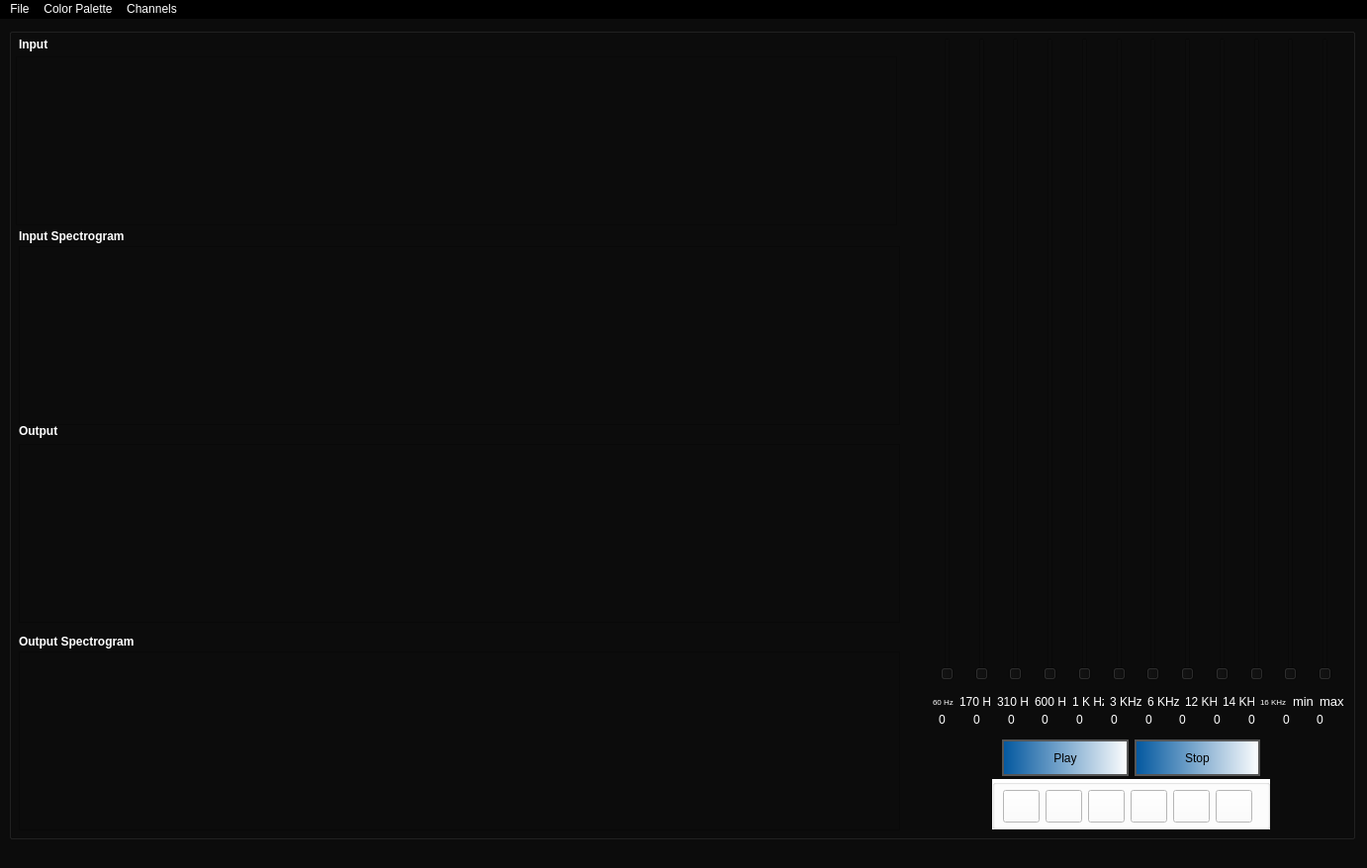
<?xml version="1.0" encoding="UTF-8"?>
<ui version="4.0">
 <class>MainWindow</class>
 <widget class="QMainWindow" name="MainWindow">
  <property name="geometry">
   <rect>
    <x>0</x>
    <y>0</y>
    <width>1382</width>
    <height>878</height>
   </rect>
  </property>
  <property name="mouseTracking">
   <bool>true</bool>
  </property>
  <property name="windowTitle">
   <string>Equalizer</string>
  </property>
  <property name="accessibleName">
   <string/>
  </property>
  <property name="autoFillBackground">
   <bool>false</bool>
  </property>
  <property name="styleSheet">
   <string notr="true">background-color: rgb(12, 12, 12);
color: rgb(255, 255, 255);
</string>
  </property>
  <property name="unifiedTitleAndToolBarOnMac">
   <bool>false</bool>
  </property>
  <widget class="QWidget" name="centralwidget">
   <widget class="QGroupBox" name="Main">
    <property name="enabled">
     <bool>true</bool>
    </property>
    <property name="geometry">
     <rect>
      <x>9</x>
      <y>9</y>
      <width>1361</width>
      <height>821</height>
     </rect>
    </property>
    <property name="sizePolicy">
     <sizepolicy hsizetype="Expanding" vsizetype="Expanding">
      <horstretch>100</horstretch>
      <verstretch>100</verstretch>
     </sizepolicy>
    </property>
    <property name="minimumSize">
     <size>
      <width>1344</width>
      <height>759</height>
     </size>
    </property>
    <property name="baseSize">
     <size>
      <width>0</width>
      <height>0</height>
     </size>
    </property>
    <widget class="QGroupBox" name="groupBox">
     <property name="geometry">
      <rect>
       <x>994</x>
       <y>760</y>
       <width>281</width>
       <height>51</height>
      </rect>
     </property>
     <property name="styleSheet">
      <string notr="true"> QGroupBox {
    background-color: white;
}</string>
     </property>
     <property name="title">
      <string/>
     </property>
     <widget class="QPushButton" name="right_button">
      <property name="geometry">
       <rect>
        <x>140</x>
        <y>11</y>
        <width>37</width>
        <height>33</height>
       </rect>
      </property>
      <property name="styleSheet">
       <string notr="true">QPushButton { background-color: white; }</string>
      </property>
      <property name="text">
       <string/>
      </property>
      <property name="icon">
       <iconset resource="../../Task1/Signal_Viewer/img.qrc">
        <normaloff>:/img/Rarrw.png</normaloff>:/img/Rarrw.png</iconset>
      </property>
      <property name="iconSize">
       <size>
        <width>25</width>
        <height>25</height>
       </size>
      </property>
      <property name="shortcut">
       <string>Right</string>
      </property>
     </widget>
     <widget class="QPushButton" name="left_button">
      <property name="geometry">
       <rect>
        <x>97</x>
        <y>11</y>
        <width>37</width>
        <height>33</height>
       </rect>
      </property>
      <property name="styleSheet">
       <string notr="true">QPushButton { background-color: white; }</string>
      </property>
      <property name="text">
       <string/>
      </property>
      <property name="icon">
       <iconset resource="../../Task1/Signal_Viewer/img.qrc">
        <normaloff>:/img/larrw.png</normaloff>:/img/larrw.png</iconset>
      </property>
      <property name="iconSize">
       <size>
        <width>25</width>
        <height>25</height>
       </size>
      </property>
      <property name="shortcut">
       <string>Left</string>
      </property>
     </widget>
     <widget class="QPushButton" name="up_button">
      <property name="geometry">
       <rect>
        <x>11</x>
        <y>11</y>
        <width>37</width>
        <height>33</height>
       </rect>
      </property>
      <property name="styleSheet">
       <string notr="true">QPushButton { background-color: white; }</string>
      </property>
      <property name="text">
       <string/>
      </property>
      <property name="icon">
       <iconset resource="../../Task1/Signal_Viewer/img.qrc">
        <normaloff>:/img/uparrw-Copy.png</normaloff>:/img/uparrw-Copy.png</iconset>
      </property>
      <property name="iconSize">
       <size>
        <width>25</width>
        <height>25</height>
       </size>
      </property>
      <property name="shortcut">
       <string>Up</string>
      </property>
     </widget>
     <widget class="QPushButton" name="down_button">
      <property name="geometry">
       <rect>
        <x>54</x>
        <y>11</y>
        <width>37</width>
        <height>33</height>
       </rect>
      </property>
      <property name="styleSheet">
       <string notr="true">QPushButton { background-color: white; }</string>
      </property>
      <property name="text">
       <string/>
      </property>
      <property name="icon">
       <iconset resource="../../Task1/Signal_Viewer/img.qrc">
        <normaloff>:/img/dwnarrw.png</normaloff>:/img/dwnarrw.png</iconset>
      </property>
      <property name="iconSize">
       <size>
        <width>25</width>
        <height>25</height>
       </size>
      </property>
      <property name="shortcut">
       <string>Down</string>
      </property>
     </widget>
     <widget class="QPushButton" name="zoom_out">
      <property name="geometry">
       <rect>
        <x>183</x>
        <y>11</y>
        <width>37</width>
        <height>33</height>
       </rect>
      </property>
      <property name="styleSheet">
       <string notr="true">QPushButton { background-color: white; }</string>
      </property>
      <property name="text">
       <string/>
      </property>
      <property name="icon">
       <iconset resource="../../Task1/Signal_Viewer/img.qrc">
        <normaloff>:/img/zoomout.JPG</normaloff>:/img/zoomout.JPG</iconset>
      </property>
      <property name="iconSize">
       <size>
        <width>25</width>
        <height>25</height>
       </size>
      </property>
      <property name="shortcut">
       <string>Ctrl+O</string>
      </property>
     </widget>
     <widget class="QPushButton" name="zoom_in">
      <property name="geometry">
       <rect>
        <x>226</x>
        <y>11</y>
        <width>37</width>
        <height>33</height>
       </rect>
      </property>
      <property name="styleSheet">
       <string notr="true">QPushButton { background-color: white; }</string>
      </property>
      <property name="text">
       <string/>
      </property>
      <property name="icon">
       <iconset resource="../../Task1/Signal_Viewer/img.qrc">
        <normaloff>:/img/zoomin.JPG</normaloff>:/img/zoomin.JPG</iconset>
      </property>
      <property name="iconSize">
       <size>
        <width>25</width>
        <height>25</height>
       </size>
      </property>
      <property name="shortcut">
       <string>Ctrl+I</string>
      </property>
     </widget>
    </widget>
    <widget class="QLabel" name="InputLabel">
     <property name="geometry">
      <rect>
       <x>10</x>
       <y>10</y>
       <width>30</width>
       <height>20</height>
      </rect>
     </property>
     <property name="text">
      <string>&lt;html&gt;&lt;head/&gt;&lt;body&gt;&lt;p&gt;&lt;span style=&quot; font-weight:700;&quot;&gt;Input &lt;br/&gt;&lt;/span&gt;&lt;/p&gt;&lt;/body&gt;&lt;/html&gt;</string>
     </property>
    </widget>
    <widget class="QLabel" name="OutputLabel">
     <property name="geometry">
      <rect>
       <x>10</x>
       <y>400</y>
       <width>40</width>
       <height>16</height>
      </rect>
     </property>
     <property name="text">
      <string>&lt;html&gt;&lt;head/&gt;&lt;body&gt;&lt;p&gt;&lt;span style=&quot; font-weight:700;&quot;&gt;Output&lt;/span&gt;&lt;/p&gt;&lt;/body&gt;&lt;/html&gt;</string>
     </property>
    </widget>
    <widget class="QLabel" name="InputSpecLabel">
     <property name="geometry">
      <rect>
       <x>10</x>
       <y>201</y>
       <width>111</width>
       <height>21</height>
      </rect>
     </property>
     <property name="text">
      <string>&lt;html&gt;&lt;head/&gt;&lt;body&gt;&lt;p&gt;&lt;span style=&quot; font-weight:700;&quot;&gt;Input Spectrogram&lt;/span&gt;&lt;/p&gt;&lt;/body&gt;&lt;/html&gt;</string>
     </property>
    </widget>
    <widget class="QLabel" name="OutputSpecLabel">
     <property name="geometry">
      <rect>
       <x>10</x>
       <y>611</y>
       <width>121</width>
       <height>21</height>
      </rect>
     </property>
     <property name="text">
      <string>&lt;html&gt;&lt;head/&gt;&lt;body&gt;&lt;p&gt;&lt;span style=&quot; font-weight:700;&quot;&gt;Output Spectrogram&lt;/span&gt;&lt;/p&gt;&lt;/body&gt;&lt;/html&gt;</string>
     </property>
    </widget>
    <widget class="PlotWidget" name="InputSignal">
     <property name="geometry">
      <rect>
       <x>7</x>
       <y>29</y>
       <width>891</width>
       <height>171</height>
      </rect>
     </property>
     <property name="sizePolicy">
      <sizepolicy hsizetype="Preferred" vsizetype="Preferred">
       <horstretch>0</horstretch>
       <verstretch>0</verstretch>
      </sizepolicy>
     </property>
    </widget>
    <widget class="PlotWidget" name="OutputSpectro">
     <property name="geometry">
      <rect>
       <x>10</x>
       <y>631</y>
       <width>891</width>
       <height>181</height>
      </rect>
     </property>
     <property name="sizePolicy">
      <sizepolicy hsizetype="Preferred" vsizetype="Preferred">
       <horstretch>0</horstretch>
       <verstretch>0</verstretch>
      </sizepolicy>
     </property>
    </widget>
    <widget class="PlotWidget" name="OutputSignal">
     <property name="geometry">
      <rect>
       <x>10</x>
       <y>421</y>
       <width>891</width>
       <height>181</height>
      </rect>
     </property>
     <property name="sizePolicy">
      <sizepolicy hsizetype="Preferred" vsizetype="Preferred">
       <horstretch>0</horstretch>
       <verstretch>0</verstretch>
      </sizepolicy>
     </property>
    </widget>
    <widget class="PlotWidget" name="InputSpectro">
     <property name="geometry">
      <rect>
       <x>10</x>
       <y>221</y>
       <width>891</width>
       <height>181</height>
      </rect>
     </property>
     <property name="sizePolicy">
      <sizepolicy hsizetype="Preferred" vsizetype="Preferred">
       <horstretch>0</horstretch>
       <verstretch>0</verstretch>
      </sizepolicy>
     </property>
     <property name="styleSheet">
      <string notr="true"/>
     </property>
     <property name="backgroundBrush">
      <brush brushstyle="NoBrush">
       <color alpha="0">
        <red>0</red>
        <green>0</green>
        <blue>0</blue>
       </color>
      </brush>
     </property>
    </widget>
    <widget class="QWidget" name="layoutWidget">
     <property name="geometry">
      <rect>
       <x>940</x>
       <y>690</y>
       <width>411</width>
       <height>20</height>
      </rect>
     </property>
     <layout class="QHBoxLayout" name="horizontalLayout">
      <item>
       <widget class="QLabel" name="Gain1Label">
        <property name="text">
         <string>0</string>
        </property>
       </widget>
      </item>
      <item>
       <widget class="QLabel" name="Gain2Label">
        <property name="text">
         <string>0</string>
        </property>
       </widget>
      </item>
      <item>
       <widget class="QLabel" name="Gain3Label">
        <property name="text">
         <string>0</string>
        </property>
       </widget>
      </item>
      <item>
       <widget class="QLabel" name="Gain4Label">
        <property name="text">
         <string>0</string>
        </property>
       </widget>
      </item>
      <item>
       <widget class="QLabel" name="Gain5Label">
        <property name="text">
         <string>0</string>
        </property>
       </widget>
      </item>
      <item>
       <widget class="QLabel" name="Gain6Label">
        <property name="text">
         <string>0</string>
        </property>
       </widget>
      </item>
      <item>
       <widget class="QLabel" name="Gain7Label">
        <property name="text">
         <string>0</string>
        </property>
       </widget>
      </item>
      <item>
       <widget class="QLabel" name="Gain8Label">
        <property name="text">
         <string>0</string>
        </property>
       </widget>
      </item>
      <item>
       <widget class="QLabel" name="Gain9Label">
        <property name="text">
         <string>0</string>
        </property>
       </widget>
      </item>
      <item>
       <widget class="QLabel" name="Gain10Label">
        <property name="text">
         <string>0</string>
        </property>
       </widget>
      </item>
      <item>
       <widget class="QLabel" name="GainMinLabel">
        <property name="text">
         <string>0</string>
        </property>
       </widget>
      </item>
      <item>
       <widget class="QLabel" name="GainMaxLabel">
        <property name="text">
         <string>0</string>
        </property>
       </widget>
      </item>
     </layout>
    </widget>
    <widget class="QWidget" name="layoutWidget">
     <property name="geometry">
      <rect>
       <x>934</x>
       <y>670</y>
       <width>416</width>
       <height>23</height>
      </rect>
     </property>
     <layout class="QHBoxLayout" name="horizontalLayout_2">
      <item>
       <widget class="QLabel" name="Slider1Label">
        <property name="font">
         <font>
          <family>MS Shell Dlg 2</family>
          <pointsize>6</pointsize>
          <italic>false</italic>
          <bold>false</bold>
         </font>
        </property>
        <property name="styleSheet">
         <string notr="true">
font: 6pt &quot;MS Shell Dlg 2&quot;;</string>
        </property>
        <property name="text">
         <string>60 Hz</string>
        </property>
       </widget>
      </item>
      <item>
       <widget class="QLabel" name="Slider2Label">
        <property name="styleSheet">
         <string notr="true">font: 6pt &quot;MS Shell Dlg 2&quot;;</string>
        </property>
        <property name="text">
         <string>170 Hz</string>
        </property>
       </widget>
      </item>
      <item>
       <widget class="QLabel" name="Slider3Label">
        <property name="styleSheet">
         <string notr="true">font: 6pt &quot;MS Shell Dlg 2&quot;;
color: rgb(255, 255, 255);</string>
        </property>
        <property name="text">
         <string>310 Hz</string>
        </property>
       </widget>
      </item>
      <item>
       <widget class="QLabel" name="Slider4Label">
        <property name="styleSheet">
         <string notr="true">font: 6pt &quot;MS Shell Dlg 2&quot;;</string>
        </property>
        <property name="text">
         <string>600 Hz</string>
        </property>
       </widget>
      </item>
      <item>
       <widget class="QLabel" name="Slider5Label">
        <property name="styleSheet">
         <string notr="true">font: 6pt &quot;MS Shell Dlg 2&quot;;</string>
        </property>
        <property name="text">
         <string>1 K Hz</string>
        </property>
       </widget>
      </item>
      <item>
       <widget class="QLabel" name="Slider6Label">
        <property name="styleSheet">
         <string notr="true">font: 6pt &quot;MS Shell Dlg 2&quot;;</string>
        </property>
        <property name="text">
         <string>3 KHz</string>
        </property>
       </widget>
      </item>
      <item>
       <widget class="QLabel" name="Slider7Label">
        <property name="styleSheet">
         <string notr="true">font: 6pt &quot;MS Shell Dlg 2&quot;;</string>
        </property>
        <property name="text">
         <string>6 KHz</string>
        </property>
       </widget>
      </item>
      <item>
       <widget class="QLabel" name="Slider8Label">
        <property name="styleSheet">
         <string notr="true">font: 6pt &quot;MS Shell Dlg 2&quot;;</string>
        </property>
        <property name="text">
         <string>12 KHz</string>
        </property>
       </widget>
      </item>
      <item>
       <widget class="QLabel" name="Slider9Label">
        <property name="styleSheet">
         <string notr="true">font: 6pt &quot;MS Shell Dlg 2&quot;;</string>
        </property>
        <property name="text">
         <string>14 KHz</string>
        </property>
       </widget>
      </item>
      <item>
       <widget class="QLabel" name="Slider10Label">
        <property name="font">
         <font>
          <family>MS Shell Dlg 2</family>
          <pointsize>6</pointsize>
          <italic>false</italic>
          <bold>false</bold>
         </font>
        </property>
        <property name="styleSheet">
         <string notr="true">font: 6pt &quot;MS Shell Dlg 2&quot;;</string>
        </property>
        <property name="text">
         <string>16 KHz</string>
        </property>
       </widget>
      </item>
      <item>
       <widget class="QLabel" name="SliderMinLabel">
        <property name="font">
         <font>
          <family>MS Shell Dlg 2</family>
          <pointsize>10</pointsize>
          <italic>false</italic>
          <bold>false</bold>
         </font>
        </property>
        <property name="styleSheet">
         <string notr="true">font: 10pt &quot;MS Shell Dlg 2&quot;;</string>
        </property>
        <property name="text">
         <string>min</string>
        </property>
       </widget>
      </item>
      <item>
       <widget class="QLabel" name="SliderMaxLabel">
        <property name="font">
         <font>
          <family>MS Shell Dlg 2</family>
          <pointsize>10</pointsize>
          <italic>false</italic>
          <bold>false</bold>
         </font>
        </property>
        <property name="styleSheet">
         <string notr="true">font: 10pt &quot;MS Shell Dlg 2&quot;;</string>
        </property>
        <property name="text">
         <string>max</string>
        </property>
       </widget>
      </item>
     </layout>
    </widget>
    <widget class="QWidget" name="layoutWidget">
     <property name="geometry">
      <rect>
       <x>934</x>
       <y>10</y>
       <width>411</width>
       <height>651</height>
      </rect>
     </property>
     <layout class="QHBoxLayout" name="horizontalLayout_3">
      <item>
       <widget class="QSlider" name="Slider_1">
        <property name="sizePolicy">
         <sizepolicy hsizetype="Preferred" vsizetype="Preferred">
          <horstretch>0</horstretch>
          <verstretch>0</verstretch>
         </sizepolicy>
        </property>
        <property name="maximum">
         <number>5</number>
        </property>
        <property name="singleStep">
         <number>1</number>
        </property>
        <property name="value">
         <number>0</number>
        </property>
        <property name="orientation">
         <enum>Qt::Vertical</enum>
        </property>
       </widget>
      </item>
      <item>
       <widget class="QSlider" name="Slider_2">
        <property name="sizePolicy">
         <sizepolicy hsizetype="Preferred" vsizetype="Preferred">
          <horstretch>0</horstretch>
          <verstretch>0</verstretch>
         </sizepolicy>
        </property>
        <property name="maximum">
         <number>5</number>
        </property>
        <property name="value">
         <number>0</number>
        </property>
        <property name="sliderPosition">
         <number>0</number>
        </property>
        <property name="orientation">
         <enum>Qt::Vertical</enum>
        </property>
       </widget>
      </item>
      <item>
       <widget class="QSlider" name="Slider_3">
        <property name="sizePolicy">
         <sizepolicy hsizetype="Preferred" vsizetype="Preferred">
          <horstretch>0</horstretch>
          <verstretch>0</verstretch>
         </sizepolicy>
        </property>
        <property name="styleSheet">
         <string notr="true">color: qlineargradient(spread:pad, x1:0, y1:0, x2:1, y2:0, stop:0 rgba(0, 86, 158, 255), stop:1 rgba(255, 255, 255, 255));</string>
        </property>
        <property name="maximum">
         <number>5</number>
        </property>
        <property name="value">
         <number>0</number>
        </property>
        <property name="orientation">
         <enum>Qt::Vertical</enum>
        </property>
       </widget>
      </item>
      <item>
       <widget class="QSlider" name="Slider_4">
        <property name="sizePolicy">
         <sizepolicy hsizetype="Preferred" vsizetype="Preferred">
          <horstretch>0</horstretch>
          <verstretch>0</verstretch>
         </sizepolicy>
        </property>
        <property name="maximum">
         <number>5</number>
        </property>
        <property name="value">
         <number>0</number>
        </property>
        <property name="orientation">
         <enum>Qt::Vertical</enum>
        </property>
       </widget>
      </item>
      <item>
       <widget class="QSlider" name="Slider_5">
        <property name="sizePolicy">
         <sizepolicy hsizetype="Preferred" vsizetype="Preferred">
          <horstretch>0</horstretch>
          <verstretch>0</verstretch>
         </sizepolicy>
        </property>
        <property name="maximum">
         <number>5</number>
        </property>
        <property name="value">
         <number>0</number>
        </property>
        <property name="orientation">
         <enum>Qt::Vertical</enum>
        </property>
       </widget>
      </item>
      <item>
       <widget class="QSlider" name="Slider_6">
        <property name="sizePolicy">
         <sizepolicy hsizetype="Preferred" vsizetype="Preferred">
          <horstretch>0</horstretch>
          <verstretch>0</verstretch>
         </sizepolicy>
        </property>
        <property name="maximum">
         <number>5</number>
        </property>
        <property name="value">
         <number>0</number>
        </property>
        <property name="orientation">
         <enum>Qt::Vertical</enum>
        </property>
       </widget>
      </item>
      <item>
       <widget class="QSlider" name="Slider_7">
        <property name="sizePolicy">
         <sizepolicy hsizetype="Preferred" vsizetype="Preferred">
          <horstretch>0</horstretch>
          <verstretch>0</verstretch>
         </sizepolicy>
        </property>
        <property name="maximum">
         <number>5</number>
        </property>
        <property name="value">
         <number>0</number>
        </property>
        <property name="orientation">
         <enum>Qt::Vertical</enum>
        </property>
       </widget>
      </item>
      <item>
       <widget class="QSlider" name="Slider_8">
        <property name="sizePolicy">
         <sizepolicy hsizetype="Preferred" vsizetype="Preferred">
          <horstretch>0</horstretch>
          <verstretch>0</verstretch>
         </sizepolicy>
        </property>
        <property name="maximum">
         <number>5</number>
        </property>
        <property name="value">
         <number>0</number>
        </property>
        <property name="orientation">
         <enum>Qt::Vertical</enum>
        </property>
       </widget>
      </item>
      <item>
       <widget class="QSlider" name="Slider_9">
        <property name="sizePolicy">
         <sizepolicy hsizetype="Preferred" vsizetype="Preferred">
          <horstretch>0</horstretch>
          <verstretch>0</verstretch>
         </sizepolicy>
        </property>
        <property name="maximum">
         <number>5</number>
        </property>
        <property name="value">
         <number>0</number>
        </property>
        <property name="orientation">
         <enum>Qt::Vertical</enum>
        </property>
       </widget>
      </item>
      <item>
       <widget class="QSlider" name="Slider_10">
        <property name="sizePolicy">
         <sizepolicy hsizetype="Preferred" vsizetype="Preferred">
          <horstretch>0</horstretch>
          <verstretch>0</verstretch>
         </sizepolicy>
        </property>
        <property name="maximum">
         <number>5</number>
        </property>
        <property name="value">
         <number>0</number>
        </property>
        <property name="orientation">
         <enum>Qt::Vertical</enum>
        </property>
       </widget>
      </item>
      <item>
       <widget class="QSlider" name="Slider_11">
        <property name="sizePolicy">
         <sizepolicy hsizetype="Preferred" vsizetype="Preferred">
          <horstretch>0</horstretch>
          <verstretch>0</verstretch>
         </sizepolicy>
        </property>
        <property name="maximum">
         <number>5</number>
        </property>
        <property name="orientation">
         <enum>Qt::Vertical</enum>
        </property>
       </widget>
      </item>
      <item>
       <widget class="QSlider" name="Slider_12">
        <property name="sizePolicy">
         <sizepolicy hsizetype="Preferred" vsizetype="Preferred">
          <horstretch>0</horstretch>
          <verstretch>0</verstretch>
         </sizepolicy>
        </property>
        <property name="maximum">
         <number>5</number>
        </property>
        <property name="orientation">
         <enum>Qt::Vertical</enum>
        </property>
       </widget>
      </item>
     </layout>
    </widget>
    <widget class="QWidget" name="layoutWidget">
     <property name="geometry">
      <rect>
       <x>1004</x>
       <y>720</y>
       <width>261</width>
       <height>37</height>
      </rect>
     </property>
     <layout class="QHBoxLayout" name="horizontalLayout_4">
      <item>
       <widget class="QPushButton" name="Play_Button">
        <property name="enabled">
         <bool>true</bool>
        </property>
        <property name="sizePolicy">
         <sizepolicy hsizetype="Preferred" vsizetype="Preferred">
          <horstretch>0</horstretch>
          <verstretch>0</verstretch>
         </sizepolicy>
        </property>
        <property name="styleSheet">
         <string notr="true">background-color: qlineargradient(spread:pad, x1:0, y1:0, x2:1, y2:0, stop:0 rgba(0, 86, 158, 255), stop:1 rgba(255, 255, 255, 255));
color: rgb(0, 0, 0);
font: 63 14pt &quot;Yu Gothic UI Semibold&quot;;
border: 2px solid #555;
border-radius: 30px;</string>
        </property>
        <property name="text">
         <string>Play</string>
        </property>
        <property name="shortcut">
         <string>Alt+P</string>
        </property>
       </widget>
      </item>
      <item>
       <widget class="QPushButton" name="Stop_Button">
        <property name="enabled">
         <bool>true</bool>
        </property>
        <property name="sizePolicy">
         <sizepolicy hsizetype="Preferred" vsizetype="Preferred">
          <horstretch>0</horstretch>
          <verstretch>0</verstretch>
         </sizepolicy>
        </property>
        <property name="styleSheet">
         <string notr="true">background-color: qlineargradient(spread:pad, x1:0, y1:0, x2:1, y2:0, stop:0 rgba(0, 86, 158, 255), stop:1 rgba(255, 255, 255, 255));
color: rgb(0, 0, 0);
font: 63 14pt &quot;Yu Gothic UI Semibold&quot;;
border: 2px solid #555;
border-radius: 30px;
</string>
        </property>
        <property name="text">
         <string>Stop</string>
        </property>
        <property name="shortcut">
         <string>Alt+S</string>
        </property>
        <property name="flat">
         <bool>false</bool>
        </property>
       </widget>
      </item>
     </layout>
    </widget>
    <zorder>layoutWidget</zorder>
    <zorder>layoutWidget</zorder>
    <zorder>layoutWidget</zorder>
    <zorder>layoutWidget</zorder>
    <zorder>InputLabel</zorder>
    <zorder>OutputLabel</zorder>
    <zorder>InputSpecLabel</zorder>
    <zorder>OutputSpecLabel</zorder>
    <zorder>InputSignal</zorder>
    <zorder>OutputSpectro</zorder>
    <zorder>OutputSignal</zorder>
    <zorder>InputSpectro</zorder>
    <zorder>groupBox</zorder>
   </widget>
  </widget>
  <widget class="QMenuBar" name="menubar">
   <property name="geometry">
    <rect>
     <x>0</x>
     <y>0</y>
     <width>1382</width>
     <height>22</height>
    </rect>
   </property>
   <property name="styleSheet">
    <string notr="true">background-color: rgb(0, 0, 0);
alternate-background-color: rgb(74, 74, 74);</string>
   </property>
   <widget class="QMenu" name="menufile">
    <property name="mouseTracking">
     <bool>true</bool>
    </property>
    <property name="tabletTracking">
     <bool>false</bool>
    </property>
    <property name="focusPolicy">
     <enum>Qt::NoFocus</enum>
    </property>
    <property name="autoFillBackground">
     <bool>false</bool>
    </property>
    <property name="styleSheet">
     <string notr="true">color: rgb(255, 255, 255);
background-color: rgb(80, 80, 80);</string>
    </property>
    <property name="title">
     <string>File</string>
    </property>
    <addaction name="action_new_win"/>
    <addaction name="action_open"/>
    <addaction name="action_save"/>
    <addaction name="action_clear"/>
    <addaction name="actionSave_as_PDF"/>
   </widget>
   <widget class="QMenu" name="menuColor_Palette">
    <property name="styleSheet">
     <string notr="true">background-color: rgb(80, 80, 80);</string>
    </property>
    <property name="title">
     <string>Color Palette</string>
    </property>
    <addaction name="actionPalette_1"/>
    <addaction name="actionPalette_2"/>
    <addaction name="actionPalette_3"/>
    <addaction name="actionPalette_4"/>
    <addaction name="actionPalette_5"/>
   </widget>
   <widget class="QMenu" name="menuChannels">
    <property name="styleSheet">
     <string notr="true">background-color: rgb(80, 80, 80);</string>
    </property>
    <property name="title">
     <string>Channels</string>
    </property>
    <addaction name="Channel1"/>
    <addaction name="Channel2"/>
   </widget>
   <addaction name="menufile"/>
   <addaction name="menuColor_Palette"/>
   <addaction name="menuChannels"/>
  </widget>
  <widget class="QStatusBar" name="statusbar"/>
  <action name="action_new_win">
   <property name="text">
    <string>New Window</string>
   </property>
   <property name="toolTip">
    <string>New Window</string>
   </property>
   <property name="shortcut">
    <string>Ctrl+N</string>
   </property>
  </action>
  <action name="action_open">
   <property name="text">
    <string>Open</string>
   </property>
   <property name="shortcut">
    <string>Ctrl+O</string>
   </property>
  </action>
  <action name="action_save">
   <property name="text">
    <string>Save</string>
   </property>
   <property name="shortcut">
    <string>Ctrl+S</string>
   </property>
  </action>
  <action name="action_clear">
   <property name="text">
    <string>Clear</string>
   </property>
   <property name="toolTip">
    <string>Clear</string>
   </property>
   <property name="shortcut">
    <string>Ctrl+C</string>
   </property>
  </action>
  <action name="actionPalette_2">
   <property name="text">
    <string>Palette 2</string>
   </property>
   <property name="shortcut">
    <string>Alt+2</string>
   </property>
  </action>
  <action name="actionPalette_1">
   <property name="text">
    <string>Palette 1</string>
   </property>
   <property name="shortcut">
    <string>Alt+1</string>
   </property>
  </action>
  <action name="actionPalette_3">
   <property name="text">
    <string>Palette 3</string>
   </property>
   <property name="shortcut">
    <string>Alt+3</string>
   </property>
  </action>
  <action name="actionPalette_4">
   <property name="text">
    <string>Palette 4 </string>
   </property>
   <property name="shortcut">
    <string>Alt+4</string>
   </property>
  </action>
  <action name="actionPalette_5">
   <property name="text">
    <string>Palette 5</string>
   </property>
   <property name="shortcut">
    <string>Alt+5</string>
   </property>
  </action>
  <action name="actionSave_as_PDF">
   <property name="text">
    <string>Save as PDF</string>
   </property>
   <property name="shortcut">
    <string>Ctrl+Shift+S</string>
   </property>
  </action>
  <action name="Channel1">
   <property name="checkable">
    <bool>true</bool>
   </property>
   <property name="text">
    <string>Channel 1</string>
   </property>
   <property name="shortcut">
    <string>Ctrl+1</string>
   </property>
  </action>
  <action name="Channel2">
   <property name="checkable">
    <bool>true</bool>
   </property>
   <property name="text">
    <string>Channel 2</string>
   </property>
   <property name="shortcut">
    <string>Ctrl+2</string>
   </property>
  </action>
 </widget>
 <customwidgets>
  <customwidget>
   <class>PlotWidget</class>
   <extends>QGraphicsView</extends>
   <header>pyqtgraph</header>
   <container>1</container>
  </customwidget>
 </customwidgets>
 <resources>
  <include location="../../Task1/Signal_Viewer/img.qrc"/>
 </resources>
 <connections/>
</ui>
